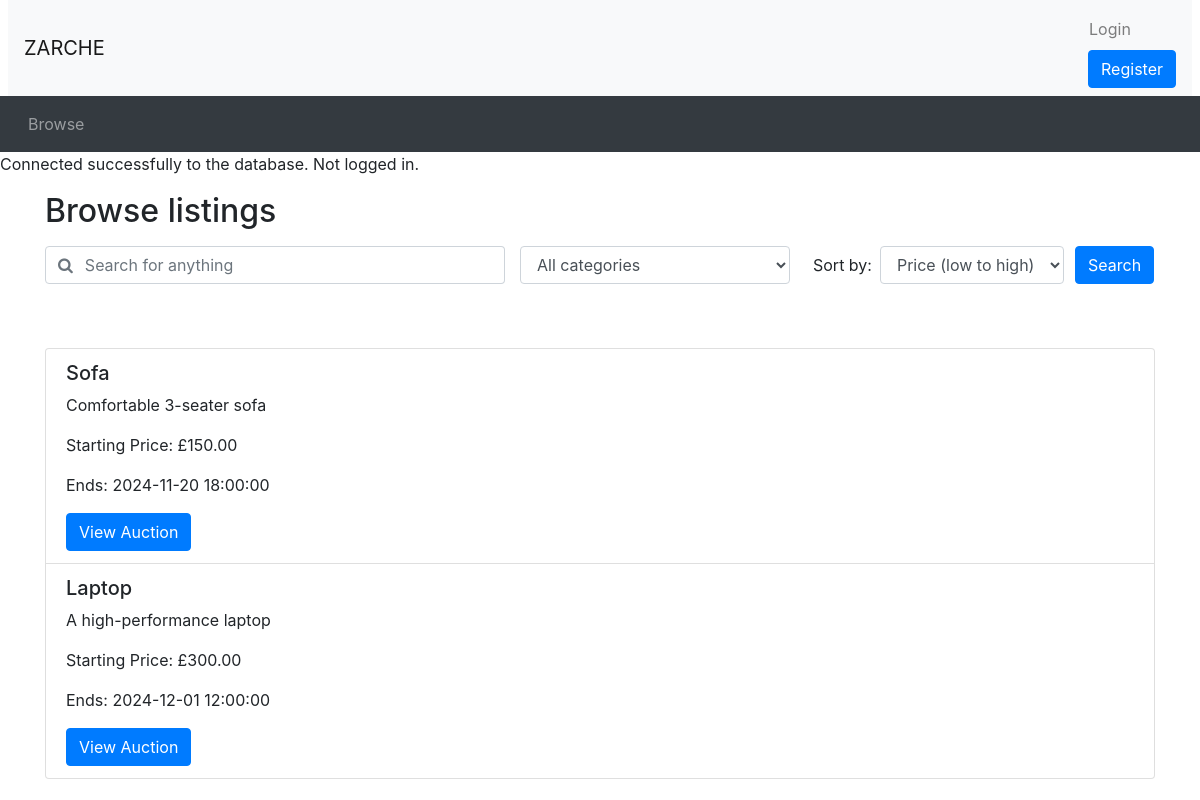
Page /browse.php on the earlier database version.
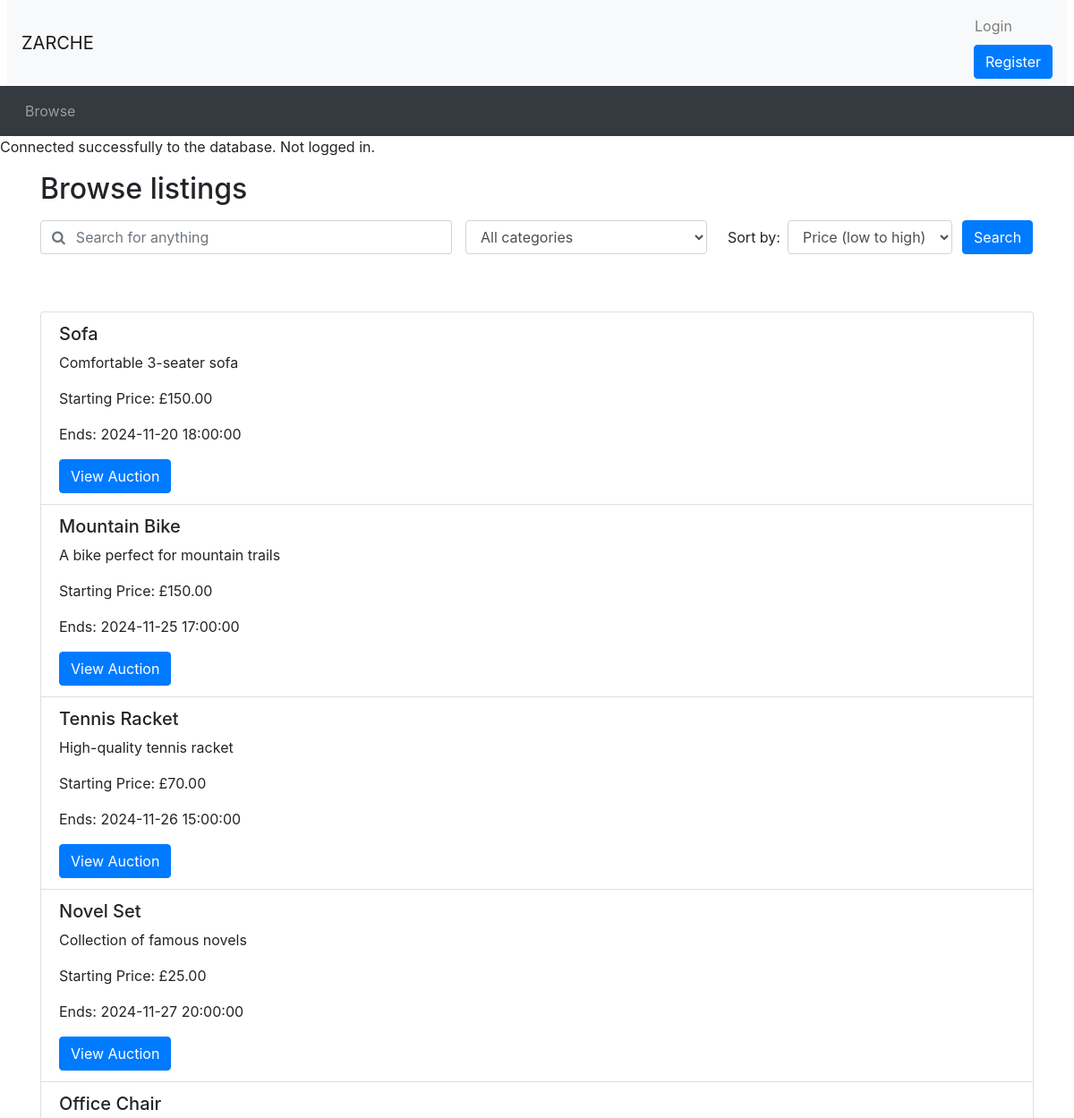
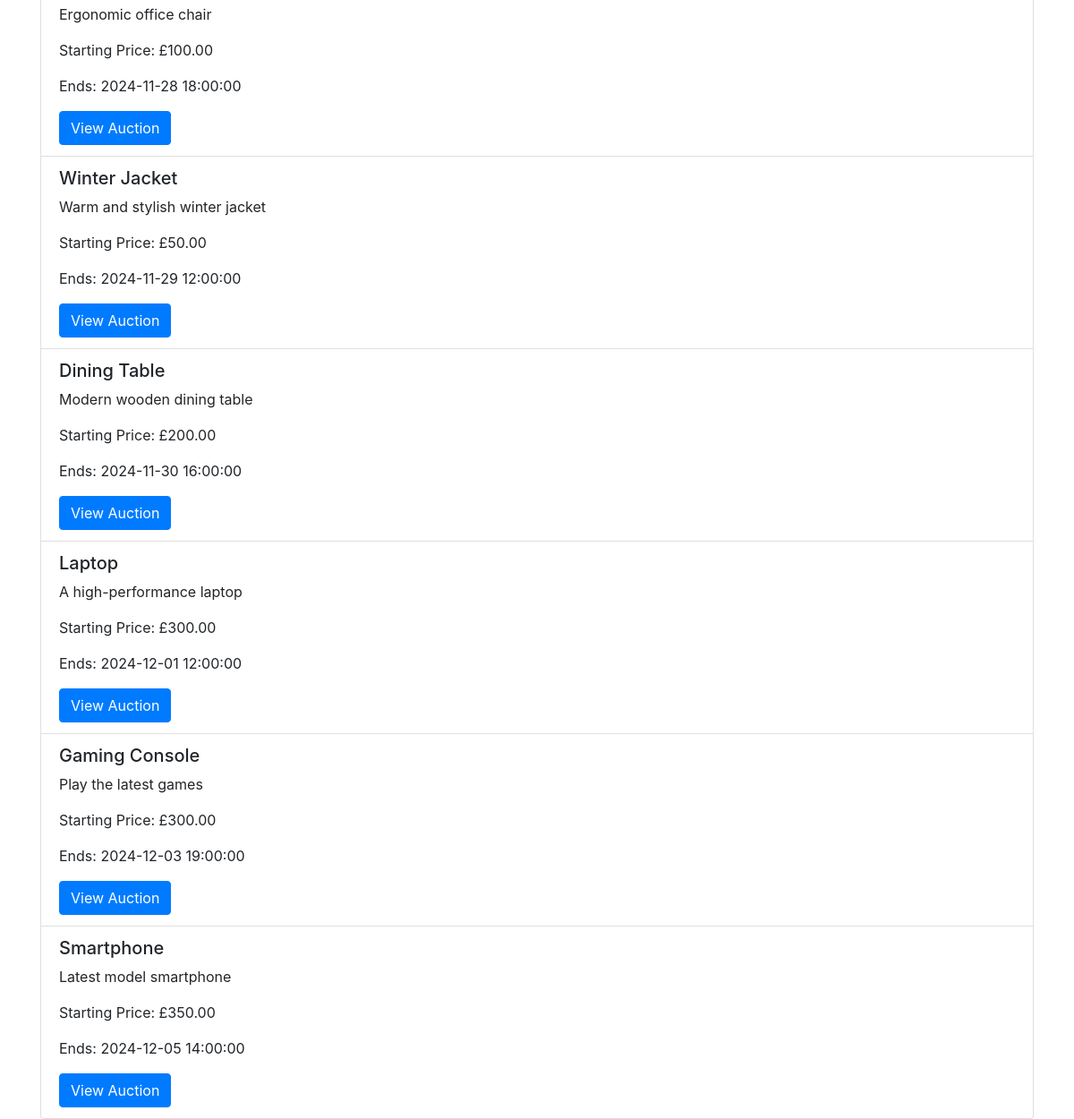
Same page on the later database version (2 pictures, top to bottom).
### tables this page shows
CREATE TABLE `Auction` (
  `AuctionID` INT AUTO_INCREMENT PRIMARY KEY,
  `UserID` INT,
  `ItemName` VARCHAR(255) NOT NULL,
  `Description` VARCHAR(255) NOT NULL,
  `CategoryID` INT,
  `ReservePrice` DECIMAL(10, 2),
  `StartPrice` DECIMAL(10, 2),
  `EndDate` DATETIME,
  `Views` INT DEFAULT 0,
  `Image` VARCHAR(255),
  FOREIGN KEY (`UserID`) REFERENCES `Users`(`UserID`) ON DELETE CASCADE,
  FOREIGN KEY (`CategoryID`) REFERENCES `Category`(`CategoryID`) ON DELETE CASCADE
);

### browse.php (the view, shortened to what this page needs)
<?php include_once("header.php")?>
<?php require("utilities.php")?>
<?php
if (isset($_SESSION['UserID'])) {
    echo "Logged in as: " . $_SESSION['Username'] . " (Role: " . $_SESSION['Role'] . ")";
} else {
    echo "Not logged in.";
}
?>
<div class="container">
<h2 class="my-3">Browse listings</h2>
<div id="searchSpecs">
<form method="get" action="browse.php">
  <div class="row">
    <div class="col-md-5 pr-0">
      <div class="form-group">
	    <div class="input-group">
          <div class="input-group-prepend">
            <span class="input-group-text bg-transparent pr-0 text-muted">
              <i class="fa fa-search"></i>
            </span>
          </div>
          <input type="text" class="form-control border-left-0" id="keyword" name="keyword" placeholder="Search for anything" value="<?php echo isset($_GET['keyword']) ? htmlspecialchars($_GET['keyword']) : ''; ?>">
        </div>
      </div>
    </div>
    <div class="col-md-3 pr-0">
      <div class="form-group">
        <select class="form-control" id="cat" name="cat">
          <option selected value="all">All categories</option>
        </select>
      </div>
    </div>
    <div class="col-md-3 pr-0">
      <div class="form-inline">
        <label class="mx-2" for="order_by">Sort by:</label>
        <select class="form-control" id="order_by" name="order_by">
          <option selected value="pricelow" <?php echo isset($_GET['order_by']) && $_GET['order_by'] == 'pricelow' ? 'selected' : ''; ?>>Price (low to high)</option>
        </select>
      </div>
    </div>
    <div class="col-md-1 px-0">
      <button type="submit" class="btn btn-primary">Search</button>
    </div>
  </div>
</form>
</div>
</div>
<div class="container mt-5">
<ul class="list-group">
<?php
$ordering = isset($_GET['order_by']) ? $_GET['order_by'] : 'date';
$sql = "SELECT AuctionID, ItemName, Description, StartPrice, ReservePrice, EndDate FROM Auction WHERE EndDate > NOW()";
switch ($ordering) {
    case 'date':
        $sql .= " ORDER BY EndDate ASC";
        break;
}
$stmt = $conn->prepare($sql);
$stmt->execute();
$result = $stmt->get_result();
while ($row = $result->fetch_assoc()) {
    $auctionID = $row['AuctionID'];
    $itemName = htmlspecialchars($row['ItemName']);
    $description = htmlspecialchars($row['Description']);
    $startPrice = number_format($row['StartPrice'], 2);
    $endDate = new DateTime($row['EndDate']);
    $formattedDate = $endDate->format('Y-m-d H:i:s');
    echo "<li class='list-group-item'>";
    echo "<h5>$itemName</h5>";
    echo "<p>$description</p>";
    echo "<p>Starting Price: £$startPrice</p>";
    echo "<p>Ends: $formattedDate</p>";
    echo "<a href='auction_details.php?auctionID=$auctionID' class='btn btn-primary'>View Auction</a>";
    echo "</li>";
}
?>
</ul>
</div>
<?php include_once("footer.php")?>

### header.php (shortened to what this page needs)
<!doctype html>
<html lang="en">
<head>
  <link rel="stylesheet" href="css/bootstrap.min.css">
  <link rel="stylesheet" href="https://cdnjs.cloudflare.com/ajax/libs/font-awesome/4.7.0/css/font-awesome.min.css">
  <link rel="stylesheet" href="css/custom.css">
</head>
<body>
<nav class="navbar navbar-expand-lg navbar-light bg-light mx-2">
  <a class="navbar-brand" href="#">ZARCHE </a>
  <ul class="navbar-nav ml-auto">
    <li class="nav-item">
      <?php
      if (isset($_SESSION['logged_in']) && $_SESSION['logged_in'] == true) {
          echo '<span class="navbar-text mr-3">Welcome, ' . htmlspecialchars($_SESSION['Username']) . '</span>';
          echo '<a class="nav-link" href="logout.php">Logout</a>';
      } else {
          echo '<button type="button" class="btn nav-link" data-toggle="modal" data-target="#loginModal">Login</button>';
          echo '<a href="register.php" class="btn btn-primary ml-2">Register</a>';
      }
      ?>
    </li>
  </ul>
</nav>
<nav class="navbar navbar-expand-lg navbar-dark bg-dark">
  <ul class="navbar-nav align-middle">
    <li class="nav-item mx-1">
      <a class="nav-link" href="browse.php">Browse</a>
    </li>
  </ul>
</nav>

### utilities.php (shortened to what this page needs)
<?php
$servername = "localhost";
$username = "root";
$password = "";
$database = "AuctionDB";
$conn = new mysqli($servername, $username, $password, $database);
if ($conn->connect_error) {
    die("Connection failed: " . $conn->connect_error);
} else {
    echo "Connected successfully to the database.";
}
?>

### footer.php (shortened to what this page needs)
</body>
</html>

Differences in the rows shown:
added auction: ItemName "Mountain Bike", Description "A bike perfect for mountain trails", StartPrice "150.00", EndDate "2024-11-25 17:00:00"
added auction: ItemName "Tennis Racket", Description "High-quality tennis racket", StartPrice "70.00", EndDate "2024-11-26 15:00:00"
added auction: ItemName "Novel Set", Description "Collection of famous novels", StartPrice "25.00", EndDate "2024-11-27 20:00:00"
added auction: ItemName "Office Chair", Description "Ergonomic office chair", StartPrice "100.00", EndDate "2024-11-28 18:00:00"
added auction: ItemName "Winter Jacket", Description "Warm and stylish winter jacket", StartPrice "50.00", EndDate "2024-11-29 12:00:00"
added auction: ItemName "Dining Table", Description "Modern wooden dining table", StartPrice "200.00", EndDate "2024-11-30 16:00:00"
added auction: ItemName "Gaming Console", Description "Play the latest games", StartPrice "300.00", EndDate "2024-12-03 19:00:00"
added auction: ItemName "Smartphone", Description "Latest model smartphone", StartPrice "350.00", EndDate "2024-12-05 14:00:00"
